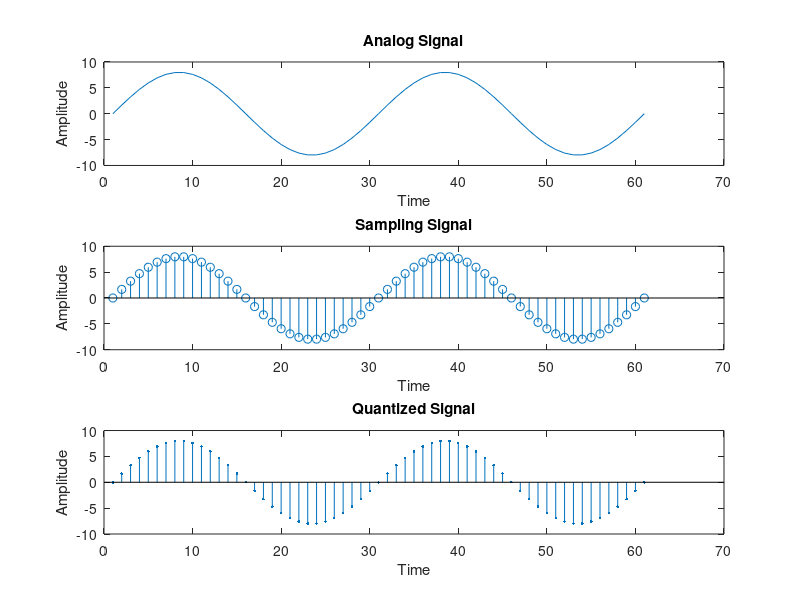
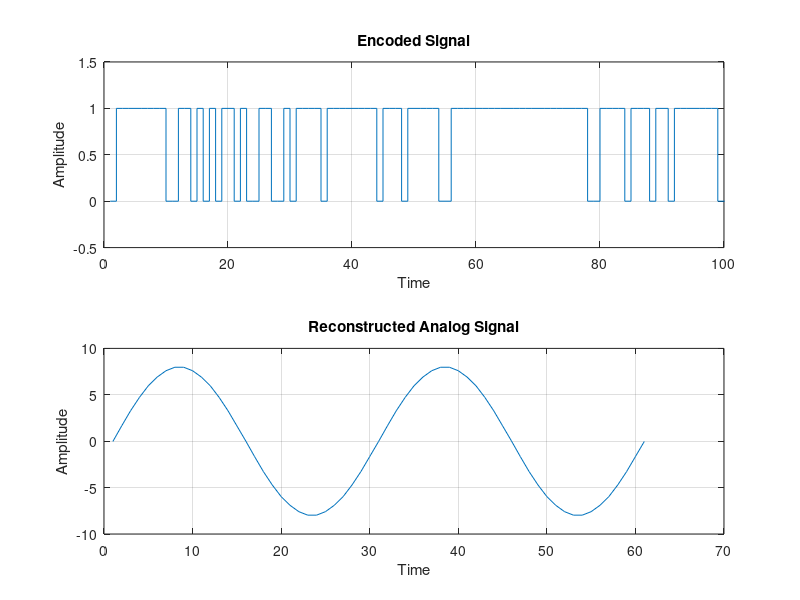

These charts were generated, in order, by the following MATLAB code:
clc;
clear all;
close all;

Am = 8; % Amplitude
n=8; % n-bit PCM System
sample = 30; % Number of sample in a period

x = 0:(2*pi/sample):4*pi;
analog_signal = Am*sin(x);

%--  Analog Signal --%
subplot(3, 1, 1);
plot( analog_signal); % plot for continous signal
title("Analog Signal"); 
xlabel("Time"); ylabel("Amplitude");

%-- Sampling ---%

subplot(3, 1, 2);
stem(analog_signal);  % stem  for discrete signal
title("Sampling Signal"); 
xlabel("Time"); ylabel("Amplitude");

%-- Quantizing --%

L = 2^n; % Level
Vmax = Am; Vmin = -Vmax;
del =(Vmax - Vmin)/L; % step size = V(peak to peak)/Level
part = Vmin+del : del : Vmax - del ; % quantized the levels
code = Vmin + (del/2) : del : Vmax - (del/2); %defining quantize  value
[ind, q] = quantiz(analog_signal, part, code); % ind = index, q=quantized value

subplot(3, 1, 3);
stem(q, '.');
title("Quantized Signal"); 
xlabel("Time"); ylabel("Amplitude");

%-- Encoding --%
figure
code2 = de2bi(ind, "left-msb"); % Convert decimal to binary
k=1;
for i=1:length(ind)
    for j=1:n
        coded(k) = code2(i, j); % convert matrix to a coded row vector
        k=k+1;
    end
end
subplot(2, 1, 1);
stairs(coded); grid on;
axis([0 100 -0.5 1.5]);
title("Encoded Signal"); 
xlabel("Time"); ylabel("Amplitude");


%-- Reconstruction from PCM Signal --%
qunt = reshape(coded, n, length(coded)/n); %convert from serial to parallel
index = bi2de(qunt', "left-msb");
q=Vmin+(del/2)+del*index;
subplot(2, 1, 2); grid on;
plot(q); grid on;
title("Reconstructed Analog Signal"); 
xlabel("Time"); ylabel("Amplitude");

